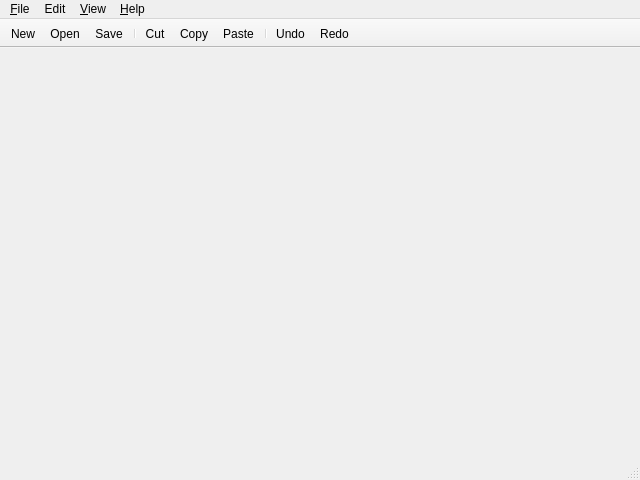
<?xml version="1.0" encoding="UTF-8"?>
<ui version="4.0">
 <class>CodeWindow</class>
 <widget class="QMainWindow" name="CodeWindow">
  <property name="windowModality">
   <enum>Qt::ApplicationModal</enum>
  </property>
  <property name="geometry">
   <rect>
    <x>0</x>
    <y>0</y>
    <width>640</width>
    <height>480</height>
   </rect>
  </property>
  <property name="minimumSize">
   <size>
    <width>0</width>
    <height>0</height>
   </size>
  </property>
  <property name="contextMenuPolicy">
   <enum>Qt::NoContextMenu</enum>
  </property>
  <property name="windowTitle">
   <string>QtCodePad</string>
  </property>
  <property name="windowIcon">
   <iconset resource="res.qrc">
    <normaloff>:/res/accessories-text-editor.svg</normaloff>:/res/accessories-text-editor.svg</iconset>
  </property>
  <property name="documentMode">
   <bool>true</bool>
  </property>
  <property name="dockOptions">
   <set>QMainWindow::AllowNestedDocks|QMainWindow::AllowTabbedDocks|QMainWindow::AnimatedDocks|QMainWindow::ForceTabbedDocks|QMainWindow::VerticalTabs</set>
  </property>
  <widget class="QWidget" name="centralWidget">
   <layout class="QGridLayout" name="gridLayout">
    <property name="margin">
     <number>0</number>
    </property>
    <property name="spacing">
     <number>0</number>
    </property>
    <item row="0" column="0">
     <widget class="QTabWidget" name="tabWidget">
      <property name="styleSheet">
       <string notr="true"/>
      </property>
      <property name="tabShape">
       <enum>QTabWidget::Rounded</enum>
      </property>
      <property name="iconSize">
       <size>
        <width>16</width>
        <height>16</height>
       </size>
      </property>
      <property name="elideMode">
       <enum>Qt::ElideNone</enum>
      </property>
      <property name="usesScrollButtons">
       <bool>true</bool>
      </property>
      <property name="documentMode">
       <bool>true</bool>
      </property>
      <property name="tabsClosable">
       <bool>true</bool>
      </property>
      <property name="movable">
       <bool>true</bool>
      </property>
     </widget>
    </item>
   </layout>
  </widget>
  <widget class="QMenuBar" name="menuBar">
   <property name="geometry">
    <rect>
     <x>0</x>
     <y>0</y>
     <width>640</width>
     <height>28</height>
    </rect>
   </property>
   <property name="contextMenuPolicy">
    <enum>Qt::DefaultContextMenu</enum>
   </property>
   <widget class="QMenu" name="menuFile">
    <property name="title">
     <string>&amp;File</string>
    </property>
    <widget class="QMenu" name="menuRecentFiles">
     <property name="title">
      <string>Recent Files</string>
     </property>
     <addaction name="separator"/>
    </widget>
    <widget class="QMenu" name="menuEncoding">
     <property name="title">
      <string>Encoding</string>
     </property>
     <addaction name="separator"/>
    </widget>
    <addaction name="actionNew"/>
    <addaction name="actionOpen"/>
    <addaction name="actionSave"/>
    <addaction name="actionSaveAs"/>
    <addaction name="actionSaveAll"/>
    <addaction name="actionClose"/>
    <addaction name="actionCloseAll"/>
    <addaction name="separator"/>
    <addaction name="menuEncoding"/>
    <addaction name="separator"/>
    <addaction name="menuRecentFiles"/>
    <addaction name="separator"/>
    <addaction name="actionExit"/>
   </widget>
   <widget class="QMenu" name="menuHelp">
    <property name="title">
     <string>&amp;Help</string>
    </property>
    <addaction name="actionAbout"/>
    <addaction name="actionAboutQt"/>
   </widget>
   <widget class="QMenu" name="menuEdit">
    <property name="title">
     <string>Edit</string>
    </property>
    <addaction name="actionUndo"/>
    <addaction name="actionRedo"/>
    <addaction name="separator"/>
    <addaction name="actionCut"/>
    <addaction name="actionCopy"/>
    <addaction name="actionPaste"/>
   </widget>
   <widget class="QMenu" name="menuView">
    <property name="title">
     <string>&amp;View</string>
    </property>
    <addaction name="actionFont"/>
    <addaction name="separator"/>
    <addaction name="actionHightlight"/>
    <addaction name="actionWordWrap"/>
    <addaction name="actionHightlightCurrentLine"/>
    <addaction name="actionLineNumber"/>
   </widget>
   <addaction name="menuFile"/>
   <addaction name="menuEdit"/>
   <addaction name="menuView"/>
   <addaction name="menuHelp"/>
  </widget>
  <widget class="QStatusBar" name="statusBar"/>
  <widget class="QToolBar" name="toolBar">
   <property name="contextMenuPolicy">
    <enum>Qt::DefaultContextMenu</enum>
   </property>
   <property name="windowTitle">
    <string>toolBar</string>
   </property>
   <property name="movable">
    <bool>false</bool>
   </property>
   <property name="allowedAreas">
    <set>Qt::NoToolBarArea</set>
   </property>
   <property name="iconSize">
    <size>
     <width>24</width>
     <height>24</height>
    </size>
   </property>
   <attribute name="toolBarArea">
    <enum>TopToolBarArea</enum>
   </attribute>
   <attribute name="toolBarBreak">
    <bool>false</bool>
   </attribute>
   <addaction name="actionNew"/>
   <addaction name="actionOpen"/>
   <addaction name="actionSave"/>
   <addaction name="separator"/>
   <addaction name="actionCut"/>
   <addaction name="actionCopy"/>
   <addaction name="actionPaste"/>
   <addaction name="separator"/>
   <addaction name="actionUndo"/>
   <addaction name="actionRedo"/>
  </widget>
  <action name="actionExit">
   <property name="text">
    <string>E&amp;xit</string>
   </property>
   <property name="iconVisibleInMenu">
    <bool>false</bool>
   </property>
  </action>
  <action name="actionAbout">
   <property name="text">
    <string>&amp;About</string>
   </property>
   <property name="iconVisibleInMenu">
    <bool>false</bool>
   </property>
  </action>
  <action name="actionAboutQt">
   <property name="text">
    <string>About &amp;Qt</string>
   </property>
   <property name="iconVisibleInMenu">
    <bool>false</bool>
   </property>
  </action>
  <action name="actionNew">
   <property name="icon">
    <iconset resource="res.qrc">
     <normaloff>:/res/document-new.svg</normaloff>:/res/document-new.svg</iconset>
   </property>
   <property name="text">
    <string>&amp;New</string>
   </property>
   <property name="shortcut">
    <string>Ctrl+N</string>
   </property>
   <property name="iconVisibleInMenu">
    <bool>false</bool>
   </property>
  </action>
  <action name="actionClose">
   <property name="text">
    <string>Close</string>
   </property>
   <property name="shortcut">
    <string>Ctrl+W</string>
   </property>
   <property name="iconVisibleInMenu">
    <bool>false</bool>
   </property>
  </action>
  <action name="actionCloseAll">
   <property name="text">
    <string>Close A&amp;ll</string>
   </property>
   <property name="iconVisibleInMenu">
    <bool>false</bool>
   </property>
  </action>
  <action name="actionOpen">
   <property name="icon">
    <iconset resource="res.qrc">
     <normaloff>:/res/document-open.svg</normaloff>:/res/document-open.svg</iconset>
   </property>
   <property name="text">
    <string>&amp;Open</string>
   </property>
   <property name="shortcut">
    <string>Ctrl+O</string>
   </property>
   <property name="iconVisibleInMenu">
    <bool>false</bool>
   </property>
  </action>
  <action name="actionSave">
   <property name="icon">
    <iconset resource="res.qrc">
     <normaloff>:/res/document-save.svg</normaloff>:/res/document-save.svg</iconset>
   </property>
   <property name="text">
    <string>&amp;Save</string>
   </property>
   <property name="shortcut">
    <string>Ctrl+S</string>
   </property>
   <property name="iconVisibleInMenu">
    <bool>false</bool>
   </property>
  </action>
  <action name="actionSaveAs">
   <property name="icon">
    <iconset resource="res.qrc">
     <normaloff>:/res/document-save-as.svg</normaloff>:/res/document-save-as.svg</iconset>
   </property>
   <property name="text">
    <string>Save &amp;As</string>
   </property>
   <property name="shortcut">
    <string>F6</string>
   </property>
   <property name="iconVisibleInMenu">
    <bool>false</bool>
   </property>
  </action>
  <action name="actionUndo">
   <property name="icon">
    <iconset resource="res.qrc">
     <normaloff>:/res/edit-undo.svg</normaloff>:/res/edit-undo.svg</iconset>
   </property>
   <property name="text">
    <string>&amp;Undo</string>
   </property>
   <property name="shortcut">
    <string>Ctrl+Z</string>
   </property>
   <property name="iconVisibleInMenu">
    <bool>false</bool>
   </property>
  </action>
  <action name="actionRedo">
   <property name="icon">
    <iconset resource="res.qrc">
     <normaloff>:/res/edit-redo.svg</normaloff>:/res/edit-redo.svg</iconset>
   </property>
   <property name="text">
    <string>&amp;Redo</string>
   </property>
   <property name="shortcut">
    <string>Ctrl+Y</string>
   </property>
   <property name="iconVisibleInMenu">
    <bool>false</bool>
   </property>
  </action>
  <action name="actionCut">
   <property name="icon">
    <iconset resource="res.qrc">
     <normaloff>:/res/edit-cut.svg</normaloff>:/res/edit-cut.svg</iconset>
   </property>
   <property name="text">
    <string>Cu&amp;t</string>
   </property>
   <property name="shortcut">
    <string>Ctrl+X</string>
   </property>
   <property name="iconVisibleInMenu">
    <bool>false</bool>
   </property>
  </action>
  <action name="actionCopy">
   <property name="icon">
    <iconset resource="res.qrc">
     <normaloff>:/res/edit-copy.svg</normaloff>:/res/edit-copy.svg</iconset>
   </property>
   <property name="text">
    <string>&amp;Copy</string>
   </property>
   <property name="shortcut">
    <string>Ctrl+C</string>
   </property>
   <property name="iconVisibleInMenu">
    <bool>false</bool>
   </property>
  </action>
  <action name="actionPaste">
   <property name="icon">
    <iconset resource="res.qrc">
     <normaloff>:/res/edit-paste.svg</normaloff>:/res/edit-paste.svg</iconset>
   </property>
   <property name="text">
    <string>&amp;Paste</string>
   </property>
   <property name="shortcut">
    <string>Ctrl+V</string>
   </property>
   <property name="iconVisibleInMenu">
    <bool>false</bool>
   </property>
  </action>
  <action name="actionSaveAll">
   <property name="text">
    <string>Save All</string>
   </property>
   <property name="shortcut">
    <string>Shift+F6</string>
   </property>
  </action>
  <action name="actionLineNumber">
   <property name="checkable">
    <bool>true</bool>
   </property>
   <property name="text">
    <string>Line Number</string>
   </property>
  </action>
  <action name="actionHightlight">
   <property name="checkable">
    <bool>true</bool>
   </property>
   <property name="text">
    <string>Syntax Hightlight</string>
   </property>
  </action>
  <action name="actionWordWrap">
   <property name="checkable">
    <bool>true</bool>
   </property>
   <property name="text">
    <string>Word Wrap</string>
   </property>
  </action>
  <action name="actionHightlightCurrentLine">
   <property name="checkable">
    <bool>true</bool>
   </property>
   <property name="text">
    <string>Hightlight Current Line</string>
   </property>
  </action>
  <action name="actionFont">
   <property name="text">
    <string>Font...</string>
   </property>
  </action>
 </widget>
 <layoutdefault spacing="6" margin="11"/>
 <resources>
  <include location="res.qrc"/>
 </resources>
 <connections/>
</ui>
